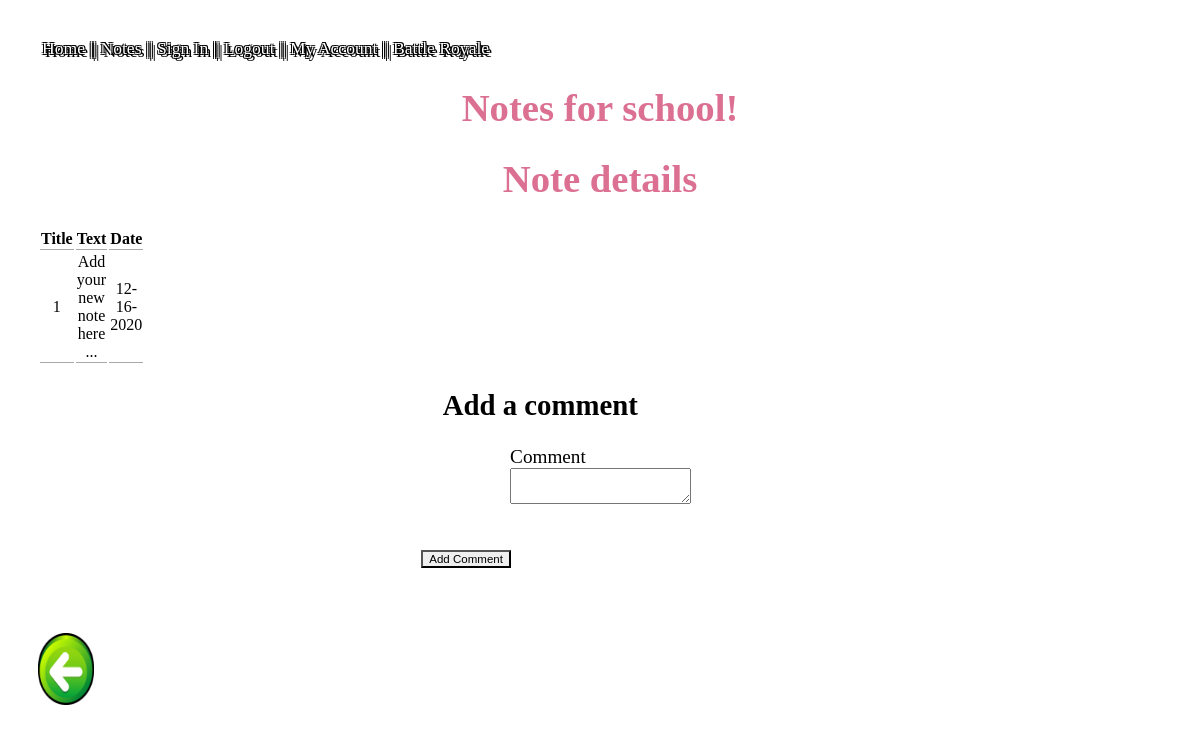
Screenshot of /notes/1 (signed in) with the database file from the repository.
### note.py (models this page shows, shortened)
class Note(db.Model):
    id = db.Column("id", db.Integer, primary_key=True)
    title = db.Column("title", db.String(200))
    text = db.Column("text", db.String(100))
    date = db.Column("date", db.String(50))
    color = db.Column("color", db.String(6))
    user_id = db.Column(db.Integer, db.ForeignKey("user.id"), nullable=False)
    comments = db.relationship("Comment", backref="note", cascade="all, delete-orphan", lazy=True)
    pinned = db.Column("pinned", db.Boolean)
    isTask = db.Column("isTask", db.Boolean)
    taskFinished = db.Column("taskFinished", db.Boolean)

### main.py (the view)
@app.route('/notes/<note_id>')
def get_note(note_id):
    if session.get('user'):
        my_note = db.session.query(Note).filter_by(id=note_id).one()
        form = CommentForm()
        return render_template('viewnote.html', note = my_note, user=session['user'], form=form)
    else:
        return render_template('signIn.html')

### ZAASK_forms.py
class CommentForm(FlaskForm):
    class Meta:
        csrf = False
    comment = TextAreaField('Comment',validators=[Length(min=1)])
    submit = SubmitField('Add Comment')

### templates/viewnote.html (shortened to what this page needs)
﻿<!DOCTYPE html>
<html lang="en">
<head>
    <link rel="stylesheet" href="{{ url_for('static', filename='main.css') }}">
    <a href="{{ url_for ('index') }}" class="topLinks">Home ||</a>
    <a href="{{ url_for ('display_notes') }}" class="topLinks"> Notes ||</a>
    <a href="{{ url_for ('sign_in') }}" class="topLinks"> Sign In ||</a>
    <a href="{{ url_for ('logout') }}" class="topLinks"> Logout ||</a>
    <a href="{{ url_for ('my_account') }}" class="topLinks"> My Account ||</a>
    <a href="{{ url_for ('match_overview') }}" class="topLinks"> Battle Royale </a>
    <br />
</head>
<body>
    <h1>Notes for {{user}}!</h1>
    <h1>Note details</h1>
    <table>
        <tr>
            <th>Title</th>
            <th>Text</th>
            <th>Date</th>
        </tr>
        <tr>
            <td>{{ note.title }}</td>
            <td>{{ note.text }}</td>
            <td>{{ note.date }}</td>
        </tr>
    </table>
    <form action="{{ url_for('add_comment', note_id=note.id) }}" method="post">
        <div class="formwrapper">
            <h2 class="title">Add a comment</h2>
            <div class="form-field">
                {{ form.comment.label }} <br /> {{ form.comment }}
            </div>
            {{ form.submit }}
        </div>
    </form>
    <div class="backTab">
        <img src="{{url_for('static', filename='backimage.png')}}" class="backimage" onclick="goBackPage()">
    </div>
</body>
</html>

### static/main.css (style rules this page uses)
body { padding: 30px 30px; }
.topLinks { color: white; margin-left: auto; font-size: 110%; margin-right: auto; width: 40%; text-decoration: none; text-shadow: 3px 3px 0 #000, -1px -1px 0 #000, 1px -1px 0 #000, -1px 1px 0 #000, 1px 1px 0 #000; }
h1 { color: palevioletred; text-align: center; margin-left: auto; margin-right: auto; width: 30%; font-size: 242%; }
input[type=button], input[type=submit] { appearance: button; -webkit-writing-mode: horizontal-tb !important; text-rendering: auto; color: -internal-light-dark(black, white); letter-spacing: normal; word-spacing: normal; text-transform: none; text-indent: 0px; text-shadow: none; display: inline-block; text-align: center; align-items: flex-start; cursor: default; background-color: -internal-light-dark(rgb(239, 239, 239), rgb(59, 59, 59)); box-sizing: border-box; margin: 4em; font: 400 60% Arial; padding: 1px 6px; border-width: 2px; border-style: outset; border-color: -internal-light-dark(rgb(118, 118, 118), rgb(133, 133, 133)); border-image: initial; }
form { margin-left: auto; margin-right: auto; width: 40%; font-size: 120%; }
th { display: table-cell; vertical-align: inherit; font-weight: bold; text-align: center; width: 0%; }
th, td { border-bottom: 1px solid #A9A9A9; width: 0%; }
th, td { text-align: center; width: 0%; }
td { display: table-cell; vertical-align: inherit; }
table { border-collapse: separate; text-indent: each-line; border-spacing: 2px; width:0%; }
.backimage { width: 5%; height: 10%; }
.title { margin-left: 15%; }
.form-field { margin-left: 30%; }

### rows the page displays
Note: user "school", title "1", text "Add your new note here ...", date "12-16-2020"
